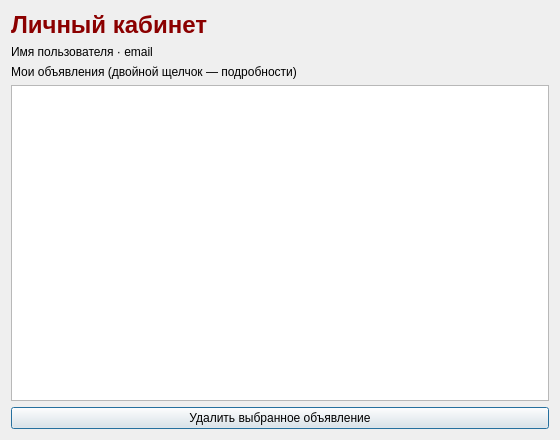
<?xml version="1.0" encoding="UTF-8"?>
<ui version="4.0">
 <class>PersonalCabinet</class>
 <widget class="QDialog" name="PersonalCabinet">
  <property name="geometry">
   <rect>
    <x>0</x>
    <y>0</y>
    <width>560</width>
    <height>440</height>
   </rect>
  </property>
  <property name="minimumSize">
   <size>
    <width>560</width>
    <height>440</height>
   </size>
  </property>
  <property name="windowTitle">
   <string>Личный кабинет</string>
  </property>
  <layout class="QVBoxLayout" name="rootLayout">
   <item>
    <widget class="QLabel" name="titleLabel">
     <property name="styleSheet">
      <string notr="true">font-size:24px;font-weight:bold;color:#8B0000</string>
     </property>
     <property name="text">
      <string>Личный кабинет</string>
     </property>
    </widget>
   </item>
   <item>
    <widget class="QLabel" name="profileLabel">
     <property name="text">
      <string>Имя пользователя · email</string>
     </property>
    </widget>
   </item>
   <item>
    <widget class="QLabel" name="adsTitleLabel">
     <property name="text">
      <string>Мои объявления (двойной щелчок — подробности)</string>
     </property>
    </widget>
   </item>
   <item>
    <widget class="QListWidget" name="adsList"/>
   </item>
   <item>
    <widget class="QPushButton" name="deleteAdButton">
     <property name="text">
      <string>Удалить выбранное объявление</string>
     </property>
    </widget>
   </item>
  </layout>
 </widget>
 <resources/>
 <connections/>
</ui>
